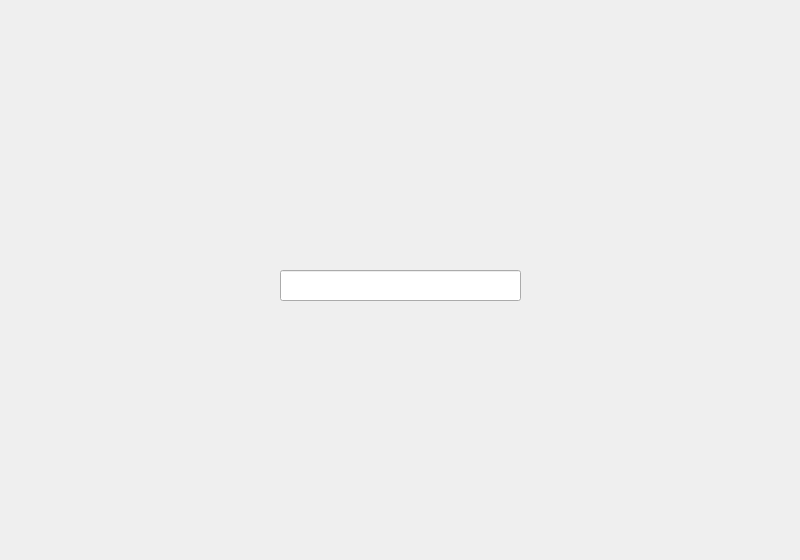
<?xml version="1.0" encoding="UTF-8"?>
<ui version="4.0">
 <class>MainWindow</class>
 <widget class="QMainWindow" name="MainWindow">
  <property name="geometry">
   <rect>
    <x>0</x>
    <y>0</y>
    <width>800</width>
    <height>560</height>
   </rect>
  </property>
  <property name="windowTitle">
   <string>MainWindow</string>
  </property>
  <widget class="QWidget" name="centralwidget">
   <widget class="QLabel" name="label">
    <property name="geometry">
     <rect>
      <x>0</x>
      <y>0</y>
      <width>800</width>
      <height>560</height>
     </rect>
    </property>
    <property name="text">
     <string/>
    </property>
    <property name="pixmap">
     <pixmap>../images/game_over.png</pixmap>
    </property>
    <property name="scaledContents">
     <bool>true</bool>
    </property>
   </widget>
   <widget class="QLabel" name="yes">
    <property name="geometry">
     <rect>
      <x>340</x>
      <y>330</y>
      <width>120</width>
      <height>40</height>
     </rect>
    </property>
    <property name="text">
     <string/>
    </property>
    <property name="pixmap">
     <pixmap>../images/confirm.png</pixmap>
    </property>
    <property name="scaledContents">
     <bool>true</bool>
    </property>
   </widget>
   <widget class="QLineEdit" name="input">
    <property name="geometry">
     <rect>
      <x>280</x>
      <y>270</y>
      <width>241</width>
      <height>31</height>
     </rect>
    </property>
    <property name="font">
     <font>
      <family>나눔스퀘어 Bold</family>
      <pointsize>20</pointsize>
      <weight>75</weight>
      <bold>true</bold>
     </font>
    </property>
    <property name="styleSheet">
     <string notr="true"/>
    </property>
    <property name="inputMask">
     <string/>
    </property>
    <property name="alignment">
     <set>Qt::AlignCenter</set>
    </property>
   </widget>
  </widget>
 </widget>
 <resources/>
 <connections/>
</ui>
